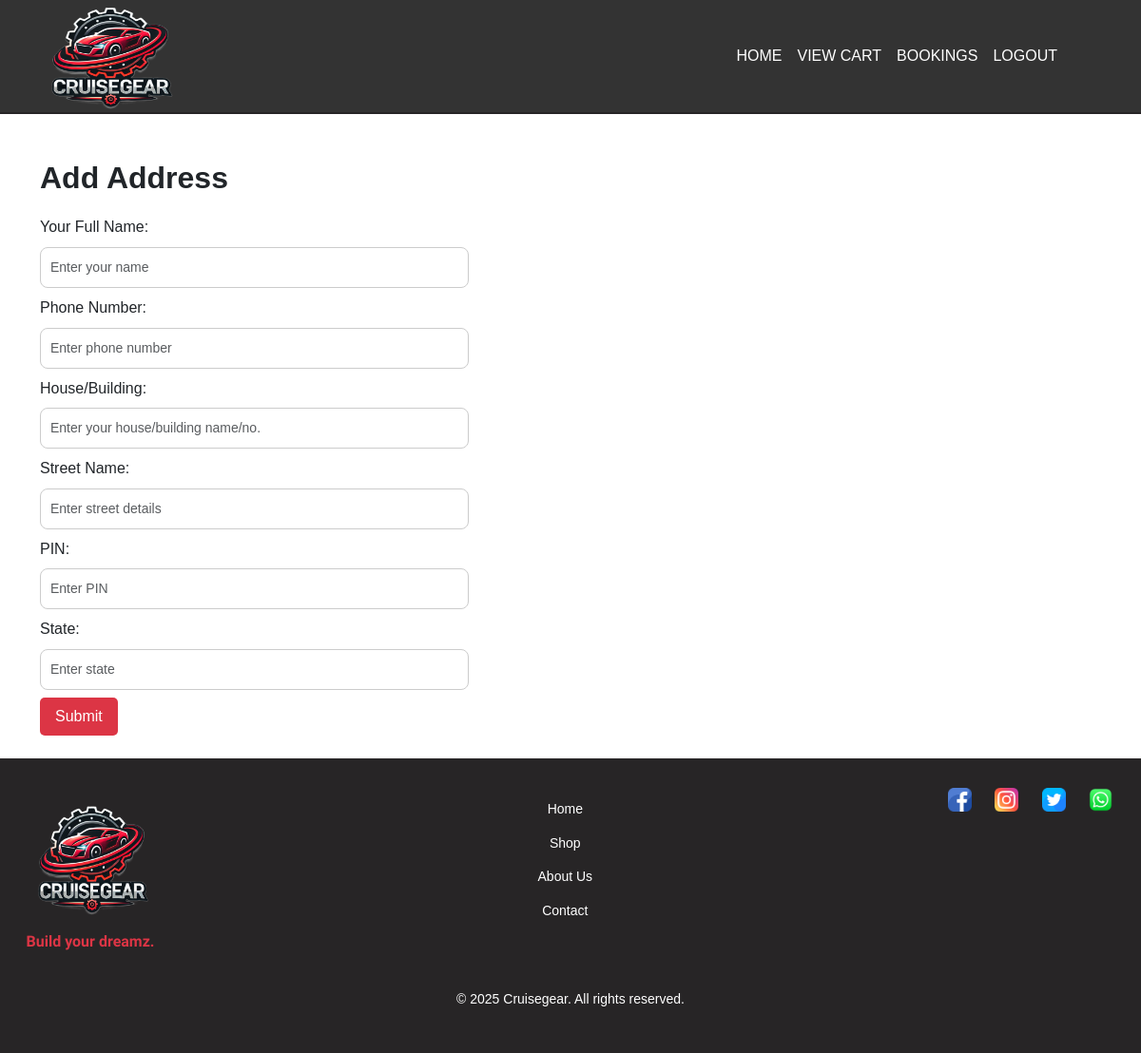
The page /address (signed in) on the database as committed earlier.
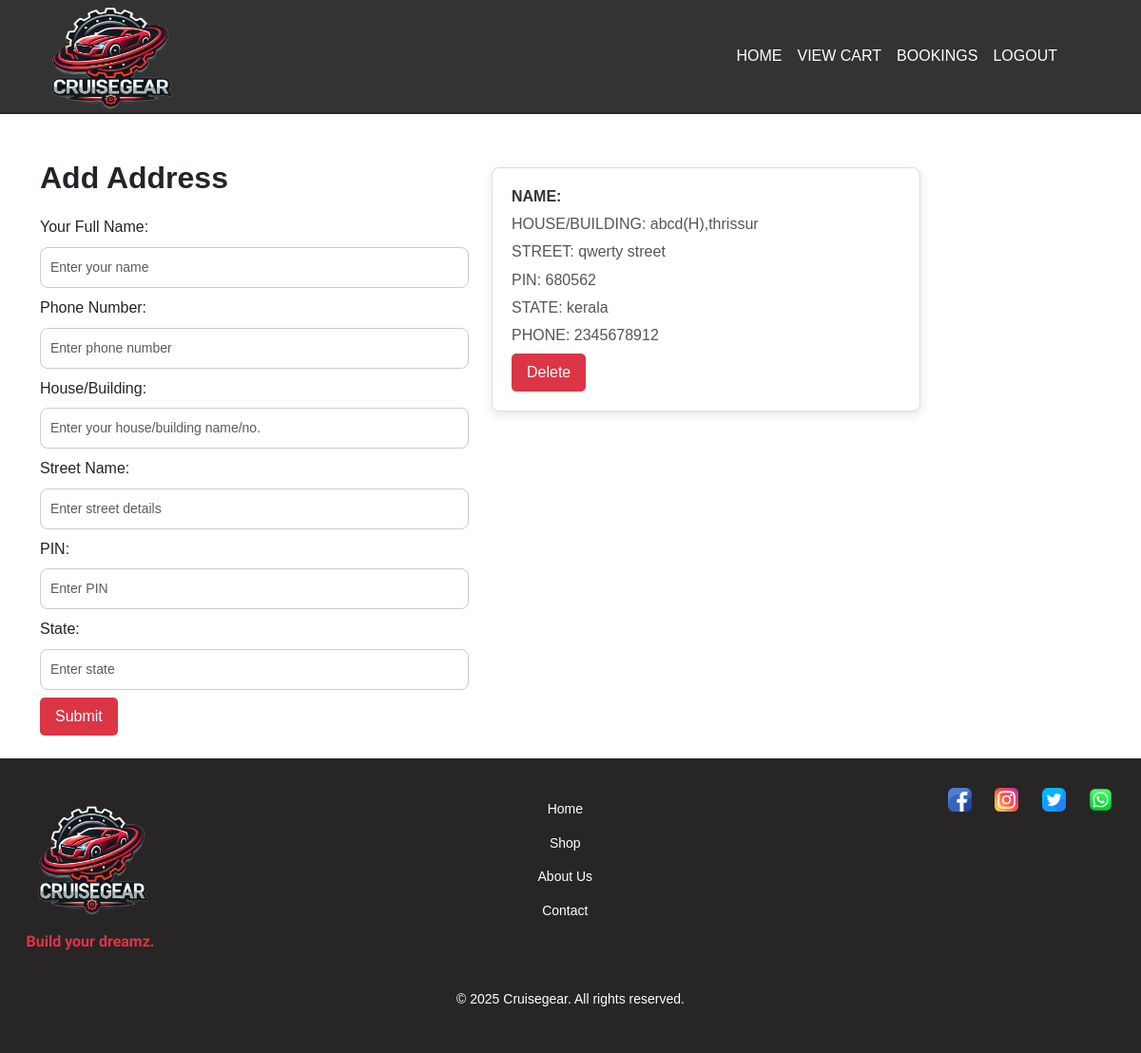
The same page on the database as committed later.
### app/models.py (models this page shows)
class Address(models.Model):
    user=models.ForeignKey(User,on_delete=models.CASCADE)
    name=models.TextField()
    phn=models.IntegerField()
    house=models.TextField()
    street=models.TextField()
    pin=models.IntegerField()
    state=models.TextField()

### app/views.py (the view)
# urls.py: path('address',views.address),
def address(req):
    if 'user' in req.session:
        user=User.objects.get(username=req.session['user'])
        data=Address.objects.filter(user=user)
        if req.method=='POST':
            user=User.objects.get(username=req.session['user'])
            name=req.POST['name']
            phn=req.POST['phn']
            house=req.POST['house']
            street=req.POST['street']
            pin=req.POST['pin']
            state=req.POST['state']
            data=Address.objects.create(user=user,name=name,phn=phn,house=house,street=street,pin=pin,state=state)
            data.save()
            return redirect(address)
        else:
            return render(req,"user/addaddress.html",{'data':data})
    else:
        return redirect(car_com_login)

### templates/user/addaddress.html (shortened to what the changed rows need)
<!DOCTYPE html>
<html lang="en">
<head>
    {% load static %}
    <link href="https://cdn.jsdelivr.net/npm/bootstrap@5.3.3/dist/css/bootstrap.min.css" rel="stylesheet">
    <link rel="stylesheet" href="{% static 'address.css' %}">
    <link rel="stylesheet" href="{% static 'footer.css' %}">
</head>
</head>
<body>
    <div class="container mt-5">
        <div class="row">
            <div class="col-lg-5">
                <h1 class="font11">Add Address</h1>
            </div>
            <div class="col-lg-5">
                {% for i in data %}
                    <div class="card mt-2">
                        <div class="card-body">
                            <h4 class="card-title">NAME: {{i.product.details.name}}</h4>
                            <h5 class="card-text">HOUSE/BUILDING: {{i.house}}</h5>
                            <h5 class="card-text">STREET: {{i.street}}</h5>
                            <h5 class="card-text">PIN: {{i.pin}}</h5>
                            <h5 class="card-text">STATE: {{i.state}}</h5>
                            <h5 class="card-text">PHONE: {{i.phn}}</h5>
                            <a href="delete_address/{{i.pk}}" class="btn btn-danger">Delete</a>
                        </div>
                    </div>
                {% endfor %}
            </div>
        </div>
    </div>
</body>
</html>

Rows that differ between the two databases and show on the page:
added Address: house "abcd(H),thrissur", street "qwerty street", pin "680562", state "kerala", phn "2345678912"
